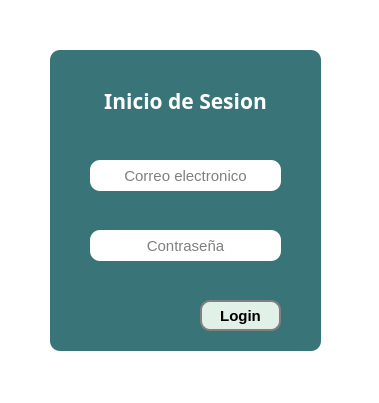
<?xml version="1.0" encoding="UTF-8"?>
<ui version="4.0">
 <class>Dialog</class>
 <widget class="QDialog" name="Dialog">
  <property name="enabled">
   <bool>true</bool>
  </property>
  <property name="geometry">
   <rect>
    <x>0</x>
    <y>0</y>
    <width>379</width>
    <height>403</height>
   </rect>
  </property>
  <property name="windowTitle">
   <string>Login</string>
  </property>
  <property name="styleSheet">
   <string notr="true">background-color: #FFFFFFFF;</string>
  </property>
  <widget class="QFrame" name="frameLogin">
   <property name="geometry">
    <rect>
     <x>50</x>
     <y>50</y>
     <width>271</width>
     <height>301</height>
    </rect>
   </property>
   <property name="tabletTracking">
    <bool>false</bool>
   </property>
   <property name="styleSheet">
    <string notr="true">background-color: #387478;
-webkit-box-shadow: 10px 10px 34px -14px rgba(0,0,0,0.63);
-moz-box-shadow: 10px 10px 34px -14px rgba(0,0,0,0.63);
box-shadow: 10px 10px 34px -14px rgba(0,0,0,0.63);
border-radius:10px</string>
   </property>
   <widget class="QLabel" name="lbInicioDeSesion">
    <property name="geometry">
     <rect>
      <x>40</x>
      <y>30</y>
      <width>191</width>
      <height>41</height>
     </rect>
    </property>
    <property name="font">
     <font>
      <family>Arial Black</family>
      <pointsize>16</pointsize>
      <bold>true</bold>
     </font>
    </property>
    <property name="styleSheet">
     <string notr="true">color: rgb(255, 255, 255);</string>
    </property>
    <property name="text">
     <string>Inicio de Sesion</string>
    </property>
    <property name="alignment">
     <set>Qt::AlignCenter</set>
    </property>
   </widget>
   <widget class="QLineEdit" name="entryCorreo">
    <property name="geometry">
     <rect>
      <x>40</x>
      <y>110</y>
      <width>191</width>
      <height>31</height>
     </rect>
    </property>
    <property name="font">
     <font>
      <family>Arial</family>
      <pointsize>11</pointsize>
     </font>
    </property>
    <property name="autoFillBackground">
     <bool>false</bool>
    </property>
    <property name="styleSheet">
     <string notr="true">background-color: rgb(255, 255, 255);</string>
    </property>
    <property name="alignment">
     <set>Qt::AlignCenter</set>
    </property>
    <property name="placeholderText">
     <string>Correo electronico</string>
    </property>
   </widget>
   <widget class="QLineEdit" name="entryContrasena">
    <property name="geometry">
     <rect>
      <x>40</x>
      <y>180</y>
      <width>191</width>
      <height>31</height>
     </rect>
    </property>
    <property name="font">
     <font>
      <family>Arial</family>
      <pointsize>11</pointsize>
     </font>
    </property>
    <property name="styleSheet">
     <string notr="true">background-color: rgb(255, 255, 255);</string>
    </property>
    <property name="echoMode">
     <enum>QLineEdit::Password</enum>
    </property>
    <property name="alignment">
     <set>Qt::AlignCenter</set>
    </property>
    <property name="placeholderText">
     <string>Contraseña</string>
    </property>
   </widget>
   <widget class="QPushButton" name="btnLogin">
    <property name="geometry">
     <rect>
      <x>150</x>
      <y>250</y>
      <width>81</width>
      <height>31</height>
     </rect>
    </property>
    <property name="font">
     <font>
      <family>Arial</family>
      <pointsize>11</pointsize>
      <bold>true</bold>
     </font>
    </property>
    <property name="cursor">
     <cursorShape>PointingHandCursor</cursorShape>
    </property>
    <property name="styleSheet">
     <string notr="true">background-color: #E2F1E7;
border: 2px solid grey;
padding: 5px;</string>
    </property>
    <property name="text">
     <string>Login</string>
    </property>
    <property name="autoDefault">
     <bool>true</bool>
    </property>
    <property name="default">
     <bool>false</bool>
    </property>
    <property name="flat">
     <bool>false</bool>
    </property>
   </widget>
  </widget>
 </widget>
 <resources/>
 <connections/>
</ui>
